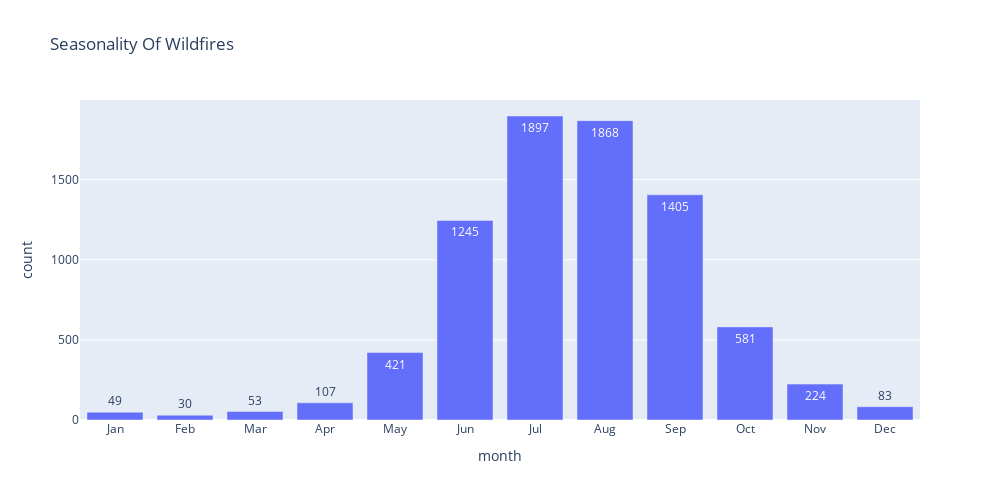

The code cell stored with this chart in its notebook:
### Code cell
# some data wrangling
df_task3 = pd.read_csv('wildfires_grouped_task4.csv')
df_task3 = df_task3.groupby('month').sum()
df_task3.reset_index(inplace=True)

fig = px.bar(df_task3, x="month", y="count", title="Seasonality Of Wildfires",
            height=500,
            width=1000,
            text_auto=True,
            category_orders={'cause': order_list},
            )
fig.update_xaxes(tickvals=np.arange(1,13), ticktext=['Jan', 'Feb', 'Mar',
                                                   'Apr', 'May', 'Jun',
                                                   'Jul', 'Aug', 'Sep',
                                                   'Oct', 'Nov', 'Dec'])

fig.show()

### Figure 1 — Plotly figure (JSON) as saved in the notebook; plotly's stock layout.template omitted (floating-point values rounded to 4 significant figures)
{"data": [{"alignmentgroup": "True", "hovertemplate": "month=%{x}<br>count=%{y}<extra></extra>", "legendgroup": "", "marker": {"color": "#636efa", "pattern": {"shape": ""}}, "name": "", "offsetgroup": "", "orientation": "v", "showlegend": false, "textposition": "auto", "texttemplate": "%{y}", "type": "bar", "x": [1, 2, 3, 4, 5, 6, 7, 8, 9, 10, 11, 12], "xaxis": "x", "y": [49, 30, 53, 107, 421, 1245, 1897, 1868, 1405, 581, 224, 83], "yaxis": "y"}], "layout": {"barmode": "relative", "height": 500, "legend": {"tracegroupgap": 0}, "title": {"text": "Seasonality Of Wildfires"}, "width": 1000, "xaxis": {"anchor": "y", "autorange": true, "domain": [0, 1], "range": [0.5, 12.5], "ticktext": ["Jan", "Feb", "Mar", "Apr", "May", "Jun", "Jul", "Aug", "Sep", "Oct", "Nov", "Dec"], "tickvals": [1, 2, 3, 4, 5, 6, 7, 8, 9, 10, 11, 12], "title": {"text": "month"}, "type": "linear"}, "yaxis": {"anchor": "x", "autorange": true, "domain": [0, 1], "range": [0, 1997.0], "title": {"text": "count"}, "type": "linear"}}}
